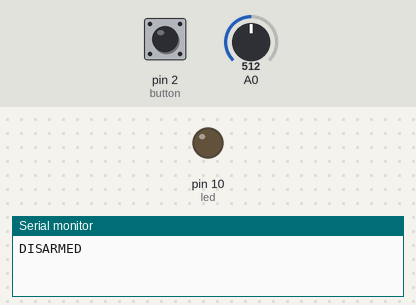
This sketch was run on a simulated Arduino Uno, built with avr-gcc and run on an emulated ATmega328P. Parts: output pins drawn as LEDs (lit = HIGH), the last lines printed to the serial monitor. The inputs (shaded band) are chosen by the test bench; at power-on: pin 2 (button) HIGH, A0 = 512.

Above: at 1.2 s.
1.3 s: pin 2 (button) pulled LOW for 0.15 s
2.9 s: A0 set to 638
4.4 s: A0 set to 661
At 5.6 s:
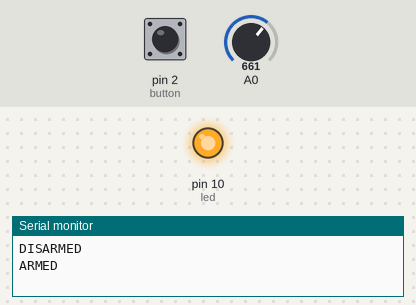
5.9 s: A0 set to 640
At 6.9 s:
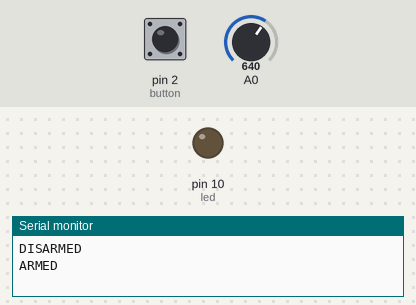
7.4 s: A0 set to 660
At 8.0 s:
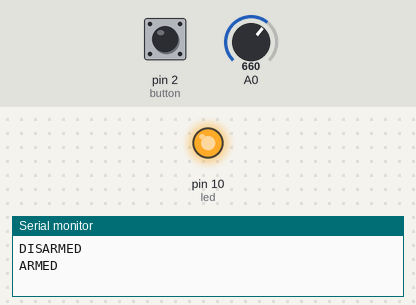
Timing chart, 0 to 9.9 s (numbered marks = the images above; inputs shaded):
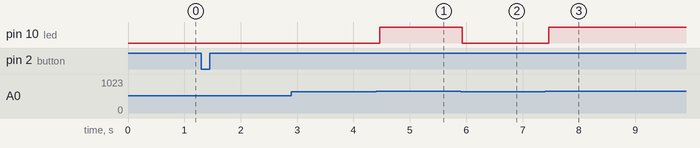

Measured:
- the behaviour switches between 650 and 651 on A0 (found by bisection; images 0 and 1)
- after the input at 2.9 s, every drawn part: stays the same
- after the input at 4.4 s, pin 10 (led): LOW → HIGH after 0.07 s
- after the input at 5.9 s, pin 10 (led): HIGH → LOW at once
- after the input at 7.4 s, pin 10 (led): LOW → HIGH after 0.06 s

The sketch:

Button.ino
```cpp
const int led = 10;
const int button = 2;
const int threshold = 650;
const int sample = 10;

bool armed = false;
int lastButton = HIGH;

int readLdrAverage(int n) {
  long sum = 0;
  for (int i = 0; i < n; i++) {
    sum += analogRead(A0);
    delay(1);
  }
  return sum / n;
}
void setup() {
  pinMode(led, OUTPUT);
  pinMode(button, INPUT_PULLUP);
  Serial.begin(9600);
  Serial.println("DISARMED");
}
void loop() {
  int Button = digitalRead(button);
  if (Button == LOW && lastButton == HIGH) {
    armed = !armed;
    if (armed) Serial.println("ARMED");
    else Serial.println("DISARMED");
    delay(50);
  }
  lastButton = Button;
  int ldrValue = readLdrAverage(sample);
  if (armed && ldrValue > threshold) {
    digitalWrite(led, HIGH);
  } else {
    digitalWrite(led, LOW);
  }
  delay(50);
}
```
